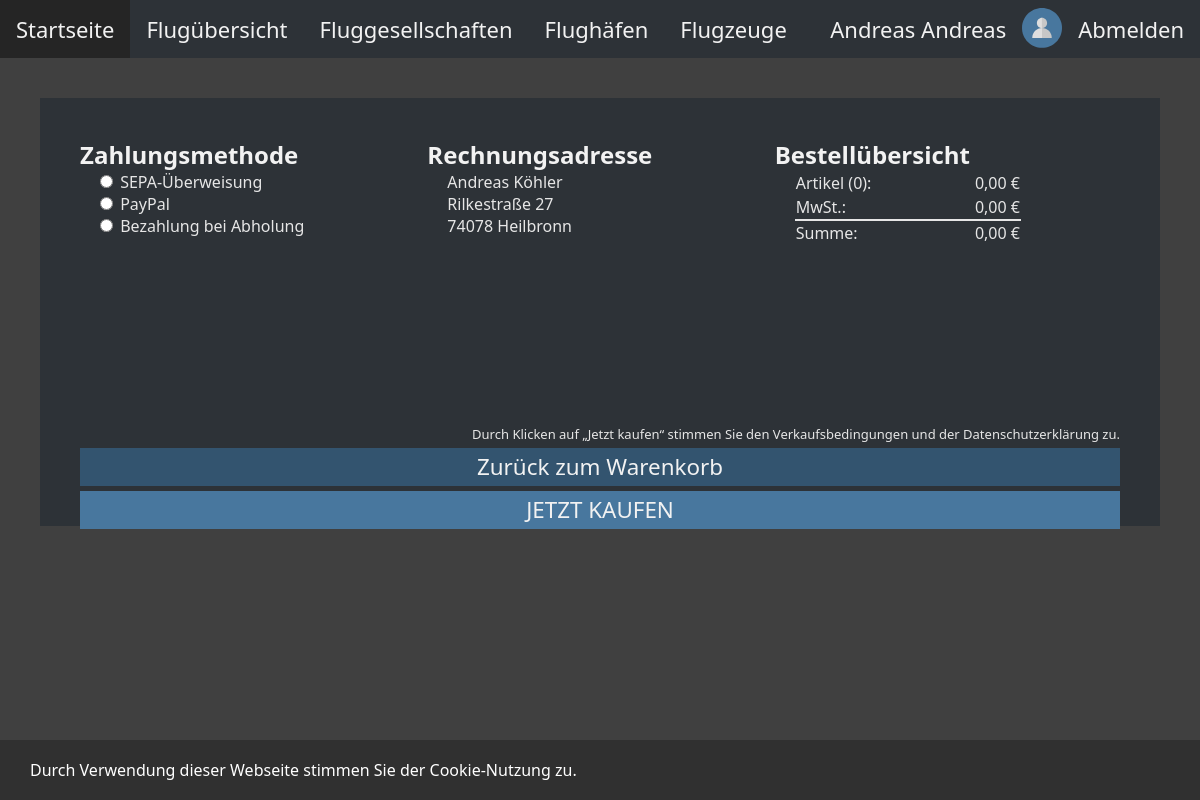
The app's page /checkout.php (signed in) with its own data.
### tables this page shows
CREATE TABLE `account` (
  `username` varchar(20) NOT NULL,
  `password` varchar(128) NOT NULL,
  `email` varchar(40) NOT NULL,
  `role` int(8) NOT NULL,
  `first_name` varchar(20) NOT NULL,
  `last_name` varchar(20) NOT NULL,
  `postal_code` int(5) UNSIGNED ZEROFILL NOT NULL,
  `city` varchar(40) NOT NULL,
  `street` varchar(40) NOT NULL,
  `street_number` varchar(5) NOT NULL
);

### checkout.php (the view, shortened to what this page needs)
<?php
include('header.php');
$mysqli = connectMySQL();
$fullprice = 0;
$ticketcount = 0;
$fullprice = number_format($fullprice, 2, ",", ".");
$netto = number_format(($fullprice*0.84), 2, ",", ".");
$mwst = number_format(($fullprice*0.16), 2, ",", ".");
?>
<div class="page checkout">
    <div class="block">
        <h2>Zahlungsmethode</h2>
        <div>
            <input type="radio" id="sepa" name="zahlmethode" value="sepa">
            <label for="sepa">SEPA-Überweisung</label><br>
            <input type="radio" id="paypal" name="zahlmethode" value="paypal">
            <label for="paypal">PayPal</label><br>
            <input type="radio" id="togo" name="zahlmethode" value="togo">
            <label for="togo">Bezahlung bei Abholung</label>
        </div>
    </div>
    <div class="block">
        <h2>Rechnungsadresse</h2>
        <div>
            <?php
                $username = $_SESSION["Username"];
                $result = $mysqli->query("
                    SELECT * FROM account WHERE username = '$username'
                ");
                $result = $result->fetch_array(MYSQLI_ASSOC);
                echo "
                    ".$result["first_name"]." ".$result["last_name"]."<br>
                    ".$result["street"]." ".$result["street_number"]."<br>
                    ".$result["postal_code"]." ".$result["city"]."
                ";
            ?>
        </div>
    </div>
    <div class="block">
        <h2>Bestellübersicht</h2>
        <div>
            <table class="checkout">
                <tbody>
                    <?php
                        echo "
                        <tr>
                            <td>Artikel ($ticketcount):</td>
                            <td>$netto &euro;</td>
                        </tr>
                        <tr>
                            <td>MwSt.:</td>
                            <td>$mwst &euro;</td>
                        </tr>
                        </tbody>
                    <tfoot>
                            <tr>
                            <td>Summe:</td>
                            <td>$fullprice &euro;</td>
                            </tr>"?>
                </tfoot>
            </table>
        </div>
    </div>
    <div class="hinweis">
        <div>Durch Klicken auf „Jetzt kaufen“ stimmen Sie den Verkaufsbedingungen und der Datenschutzerklärung zu. </div>
    </div>
    <button class="ui" id="secon" type="button" onclick="window.location.href = 'cart.php';">Zurück zum Warenkorb</button>
    <button class="ui" id="prim" type="button" onclick="window.location.href = 'https://www.paypal.me/HannesLueer';">JETZT KAUFEN</button>
</div>
<?php
include('footer.php');
?>

### Resources/Layout/main.css (style rules this page uses)
html, body { height: 100%; }
body { background-color: #404040; color: #cdd2df; font-family: Calibri, "Segoe UI", Optima, Arial, sans-serif; margin: 0px; }
table { border-collapse: collapse; margin: 0; border-width: 2px; }
input[type="radio"] { margin-left: 0px; }
div h1, h2 { margin-top: 0px; }
button { border: 0px; border-radius: 0px; background-color: #33546F; color: #F2F2F2; font-family: Calibri, "Segoe UI", Optima, Arial, sans-serif; width: 100%; }
div.page { background-color: #2D3237; min-width: 450px; width: calc(100% - 160px); padding: 40px; margin-top: 40px; margin-left: auto ; margin-right: auto ; }
button.ui { margin: 0px 0px 30px 0px; padding: 0px; min-height: 1cm; height: 1cm; font-size: 1.4em; margin-top: 5px; }
button.ui#prim { margin-left: auto; margin-bottom: 0px; min-width: 285px; background-color: #48779E; float: right; width: calc((100%-180px)/4); }
button.ui#secon { margin-bottom: 0px; min-width: 285px; width: calc((100%-180px)/4); }
div.checkout { color:#e6e6e6; }
div.checkout h2 { color:#F2F2F2; font-size: 1.5em; margin: 0px; }
div.checkout div.block { width: 33%; margin: auto; display: inline-block; vertical-align: top; margin-bottom: 20px; }
div.hinweis { width: 100%; display: flex; justify-content: flex-end; margin-top: 160px; }
div.hinweis div { font-size: small; margin-left: auto; margin-bottom: 0px; margin-top: 0px; min-width: 285px; width: calc((100%-180px)/4); }
div.block>div { margin-left: 20px; }
table.checkout { max-width: 300px; min-width: 160px; width: 70%; }
table.checkout tbody { border-bottom: 2px solid #e6e6e6; }
table.checkout td:nth-child(2) { text-align: right; }

### records on screen
account: first_name "Andreas", last_name "Köhler", street "Rilkestraße", street_number "27", postal_code "74078", city "Heilbronn"

### other values on screen
$_SESSION['FName'] "Andreas"
$_SESSION["LName"] "Andreas"
$ticketcount "0"
$netto "0,00"
$mwst "0,00"
$fullprice "0,00"
